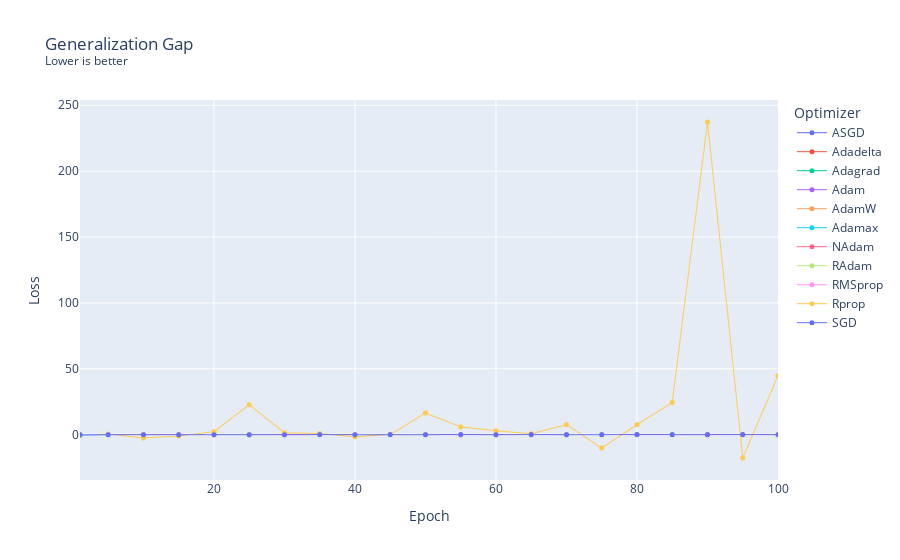

Notebook code cell kept with this figure:
### Code cell
plot_summary(
    summaries,
    "Generalization_Gap"
)

### Figure 1 — Plotly figure (JSON) as saved in the notebook; plotly's stock layout.template omitted (floating-point values rounded to 4 significant figures)
{"data": [{"connectgaps": true, "hovertemplate": "Optimizer=ASGD<br>Epoch=%{x}<br>Generalization_Gap=%{y}<extra></extra>", "legendgroup": "ASGD", "line": {"color": "#636efa", "dash": "solid", "width": 1}, "marker": {"size": 5, "symbol": "circle"}, "mode": "markers+lines", "name": "ASGD", "showlegend": true, "type": "scattergl", "x": [1, 2, 3, 4, 5, 6, 7, 8, 9, 10, 11, 12, 13, 14, 15, 16, 17, 18, 19, 20, 21, 22, 23, 24, 25, 26, 27, 28, 29, 30, 31, 32, 33, 34, 35, 36, 37, 38, 39, 40, 41, 42, 43, 44, 45, 46, 47, 48, 49, 50, 51, 52, 53, 54, 55, 56, 57, 58, 59, 60, 61, 62, 63, 64, 65, 66, 67, 68, 69, 70, 71, 72, 73, 74, 75, 76, 77, 78, 79, 80, 81, 82, 83, 84, 85, 86, 87, 88, 89, 90, 91, 92, 93, 94, 95, 96, 97, 98, 99, 100], "xaxis": "x", "y": [-0.01177, null, null, null, -0.007553, null, null, null, null, -0.01087, null, null, null, null, -0.03241, null, null, null, null, -0.01991, null, null, null, null, -0.05704, null, null, null, null, -0.04163, null, null, null, null, 0.04337, null, null, null, null, 0.02464, null, null, null, null, 0.05159, null, null, null, null, 0.07889, null, null, null, null, -0.01694, null, null, null, null, 0.01108, null, null, null, null, -0.003581, null, null, null, null, 0.01444, null, null, null, null, 0.05392, null, null, null, null, -0.00612, null, null, null, null, 0.006659, null, null, null, null, -0.02609, null, null, null, null, 0.0005241, null, null, null, null, 0.1553], "yaxis": "y"}, {"connectgaps": true, "hovertemplate": "Optimizer=Adadelta<br>Epoch=%{x}<br>Generalization_Gap=%{y}<extra></extra>", "legendgroup": "Adadelta", "line": {"color": "#EF553B", "dash": "solid", "width": 1}, "marker": {"size": 5, "symbol": "circle"}, "mode": "markers+lines", "name": "Adadelta", "showlegend": true, "type": "scattergl", "x": [1, 2, 3, 4, 5, 6, 7, 8, 9, 10, 11, 12, 13, 14, 15, 16, 17, 18, 19, 20, 21, 22, 23, 24, 25, 26, 27, 28, 29, 30, 31, 32, 33, 34, 35, 36, 37, 38, 39, 40, 41, 42, 43, 44, 45, 46, 47, 48, 49, 50, 51, 52, 53, 54, 55, 56, 57, 58, 59, 60, 61, 62, 63, 64, 65, 66, 67, 68, 69, 70, 71, 72, 73, 74, 75, 76, 77, 78, 79, 80, 81, 82, 83, 84, 85, 86, 87, 88, 89, 90, 91, 92, 93, 94, 95, 96, 97, 98, 99, 100], "xaxis": "x", "y": [0.01121, null, null, null, -0.007376, null, null, null, null, -8.788e-05, null, null, null, null, -0.005441, null, null, null, null, 0.0007618, null, null, null, null, 0.02177, null, null, null, null, 0.006411, null, null, null, null, -0.0009597, null, null, null, null, -0.004311, null, null, null, null, 0.01442, null, null, null, null, 0.008609, null, null, null, null, -0.03139, null, null, null, null, -0.01336, null, null, null, null, -0.03094, null, null, null, null, -0.002429, null, null, null, null, -0.004811, null, null, null, null, 0.03763, null, null, null, null, -0.01029, null, null, null, null, -0.03774, null, null, null, null, 0.02236, null, null, null, null, -0.00931], "yaxis": "y"}, {"connectgaps": true, "hovertemplate": "Optimizer=Adagrad<br>Epoch=%{x}<br>Generalization_Gap=%{y}<extra></extra>", "legendgroup": "Adagrad", "line": {"color": "#00cc96", "dash": "solid", "width": 1}, "marker": {"size": 5, "symbol": "circle"}, "mode": "markers+lines", "name": "Adagrad", "showlegend": true, "type": "scattergl", "x": [1, 2, 3, 4, 5, 6, 7, 8, 9, 10, 11, 12, 13, 14, 15, 16, 17, 18, 19, 20, 21, 22, 23, 24, 25, 26, 27, 28, 29, 30, 31, 32, 33, 34, 35, 36, 37, 38, 39, 40, 41, 42, 43, 44, 45, 46, 47, 48, 49, 50, 51, 52, 53, 54, 55, 56, 57, 58, 59, 60, 61, 62, 63, 64, 65, 66, 67, 68, 69, 70, 71, 72, 73, 74, 75, 76, 77, 78, 79, 80, 81, 82, 83, 84, 85, 86, 87, 88, 89, 90, 91, 92, 93, 94, 95, 96, 97, 98, 99, 100], "xaxis": "x", "y": [-0.3583, null, null, null, 0.1055, null, null, null, null, 0.1279, null, null, null, null, 0.04093, null, null, null, null, 0.1561, null, null, null, null, 0.115, null, null, null, null, 0.06165, null, null, null, null, 0.0153, null, null, null, null, 0.03437, null, null, null, null, 0.08077, null, null, null, null, 0.02662, null, null, null, null, 0.0607, null, null, null, null, 0.05172, null, null, null, null, 0.07373, null, null, null, null, 0.01381, null, null, null, null, 0.05426, null, null, null, null, -0.008646, null, null, null, null, 0.04185, null, null, null, null, 0.02582, null, null, null, null, -0.006452, null, null, null, null, 0.04789], "yaxis": "y"}, {"connectgaps": true, "hovertemplate": "Optimizer=Adam<br>Epoch=%{x}<br>Generalization_Gap=%{y}<extra></extra>", "legendgroup": "Adam", "line": {"color": "#ab63fa", "dash": "solid", "width": 1}, "marker": {"size": 5, "symbol": "circle"}, "mode": "markers+lines", "name": "Adam", "showlegend": true, "type": "scattergl", "x": [1, 2, 3, 4, 5, 6, 7, 8, 9, 10, 11, 12, 13, 14, 15, 16, 17, 18, 19, 20, 21, 22, 23, 24, 25, 26, 27, 28, 29, 30, 31, 32, 33, 34, 35, 36, 37, 38, 39, 40, 41, 42, 43, 44, 45, 46, 47, 48, 49, 50, 51, 52, 53, 54, 55, 56, 57, 58, 59, 60, 61, 62, 63, 64, 65, 66, 67, 68, 69, 70, 71, 72, 73, 74, 75, 76, 77, 78, 79, 80, 81, 82, 83, 84, 85, 86, 87, 88, 89, 90, 91, 92, 93, 94, 95, 96, 97, 98, 99, 100], "xaxis": "x", "y": [-0.3558, null, null, null, 0.1513, null, null, null, null, 0.03909, null, null, null, null, 0.0661, null, null, null, null, 0.07726, null, null, null, null, 0.0704, null, null, null, null, 0.07647, null, null, null, null, 0.05933, null, null, null, null, 0.009837, null, null, null, null, 0.008666, null, null, null, null, 0.08489, null, null, null, null, 0.0689, null, null, null, null, 0.08433, null, null, null, null, 0.07703, null, null, null, null, 0.1207, null, null, null, null, 0.07344, null, null, null, null, 0.04938, null, null, null, null, 0.09763, null, null, null, null, 0.1145, null, null, null, null, 0.05802, null, null, null, null, 0.1556], "yaxis": "y"}, {"connectgaps": true, "hovertemplate": "Optimizer=AdamW<br>Epoch=%{x}<br>Generalization_Gap=%{y}<extra></extra>", "legendgroup": "AdamW", "line": {"color": "#FFA15A", "dash": "solid", "width": 1}, "marker": {"size": 5, "symbol": "circle"}, "mode": "markers+lines", "name": "AdamW", "showlegend": true, "type": "scattergl", "x": [1, 2, 3, 4, 5, 6, 7, 8, 9, 10, 11, 12, 13, 14, 15, 16, 17, 18, 19, 20, 21, 22, 23, 24, 25, 26, 27, 28, 29, 30, 31, 32, 33, 34, 35, 36, 37, 38, 39, 40, 41, 42, 43, 44, 45, 46, 47, 48, 49, 50, 51, 52, 53, 54, 55, 56, 57, 58, 59, 60, 61, 62, 63, 64, 65, 66, 67, 68, 69, 70, 71, 72, 73, 74, 75, 76, 77, 78, 79, 80, 81, 82, 83, 84, 85, 86, 87, 88, 89, 90, 91, 92, 93, 94, 95, 96, 97, 98, 99, 100], "xaxis": "x", "y": [-0.2785, null, null, null, 0.06521, null, null, null, null, 0.0885, null, null, null, null, 0.1234, null, null, null, null, 0.1277, null, null, null, null, -0.003754, null, null, null, null, 0.07015, null, null, null, null, 0.1545, null, null, null, null, 0.07971, null, null, null, null, 0.1567, null, null, null, null, 0.1132, null, null, null, null, 0.05838, null, null, null, null, 0.1057, null, null, null, null, 0.05208, null, null, null, null, 0.06827, null, null, null, null, 0.08391, null, null, null, null, 0.05621, null, null, null, null, 0.02264, null, null, null, null, 0.141, null, null, null, null, 0.1527, null, null, null, null, 0.151], "yaxis": "y"}, {"connectgaps": true, "hovertemplate": "Optimizer=Adamax<br>Epoch=%{x}<br>Generalization_Gap=%{y}<extra></extra>", "legendgroup": "Adamax", "line": {"color": "#19d3f3", "dash": "solid", "width": 1}, "marker": {"size": 5, "symbol": "circle"}, "mode": "markers+lines", "name": "Adamax", "showlegend": true, "type": "scattergl", "x": [1, 2, 3, 4, 5, 6, 7, 8, 9, 10, 11, 12, 13, 14, 15, 16, 17, 18, 19, 20, 21, 22, 23, 24, 25, 26, 27, 28, 29, 30, 31, 32, 33, 34, 35, 36, 37, 38, 39, 40, 41, 42, 43, 44, 45, 46, 47, 48, 49, 50, 51, 52, 53, 54, 55, 56, 57, 58, 59, 60, 61, 62, 63, 64, 65, 66, 67, 68, 69, 70, 71, 72, 73, 74, 75, 76, 77, 78, 79, 80, 81, 82, 83, 84, 85, 86, 87, 88, 89, 90, 91, 92, 93, 94, 95, 96, 97, 98, 99, 100], "xaxis": "x", "y": [-0.6069, null, null, null, -0.01172, null, null, null, null, 0.01691, null, null, null, null, 0.03708, null, null, null, null, 0.05325, null, null, null, null, 0.05328, null, null, null, null, 0.01383, null, null, null, null, -0.01788, null, null, null, null, -0.01175, null, null, null, null, 0.03681, null, null, null, null, 0.08168, null, null, null, null, 0.06294, null, null, null, null, 0.0174, null, null, null, null, 0.07424, null, null, null, null, 0.02247, null, null, null, null, 0.03044, null, null, null, null, 0.01882, null, null, null, null, 0.04567, null, null, null, null, 0.04279, null, null, null, null, 0.03995, null, null, null, null, 0.05449], "yaxis": "y"}, {"connectgaps": true, "hovertemplate": "Optimizer=NAdam<br>Epoch=%{x}<br>Generalization_Gap=%{y}<extra></extra>", "legendgroup": "NAdam", "line": {"color": "#FF6692", "dash": "solid", "width": 1}, "marker": {"size": 5, "symbol": "circle"}, "mode": "markers+lines", "name": "NAdam", "showlegend": true, "type": "scattergl", "x": [1, 2, 3, 4, 5, 6, 7, 8, 9, 10, 11, 12, 13, 14, 15, 16, 17, 18, 19, 20, 21, 22, 23, 24, 25, 26, 27, 28, 29, 30, 31, 32, 33, 34, 35, 36, 37, 38, 39, 40, 41, 42, 43, 44, 45, 46, 47, 48, 49, 50, 51, 52, 53, 54, 55, 56, 57, 58, 59, 60, 61, 62, 63, 64, 65, 66, 67, 68, 69, 70, 71, 72, 73, 74, 75, 76, 77, 78, 79, 80, 81, 82, 83, 84, 85, 86, 87, 88, 89, 90, 91, 92, 93, 94, 95, 96, 97, 98, 99, 100], "xaxis": "x", "y": [-0.2481, null, null, null, 0.1635, null, null, null, null, 0.2029, null, null, null, null, 0.1626, null, null, null, null, 0.175, null, null, null, null, 0.1515, null, null, null, null, 0.1565, null, null, null, null, 0.1525, null, null, null, null, 0.1329, null, null, null, null, 0.1375, null, null, null, null, 0.1275, null, null, null, null, 0.1677, null, null, null, null, 0.1352, null, null, null, null, 0.1524, null, null, null, null, 0.1351, null, null, null, null, 0.1009, null, null, null, null, 0.1411, null, null, null, null, 0.1602, null, null, null, null, 0.1517, null, null, null, null, 0.1144, null, null, null, null, 0.1508], "yaxis": "y"}, {"connectgaps": true, "hovertemplate": "Optimizer=RAdam<br>Epoch=%{x}<br>Generalization_Gap=%{y}<extra></extra>", "legendgroup": "RAdam", "line": {"color": "#B6E880", "dash": "solid", "width": 1}, "marker": {"size": 5, "symbol": "circle"}, "mode": "markers+lines", "name": "RAdam", "showlegend": true, "type": "scattergl", "x": [1, 2, 3, 4, 5, 6, 7, 8, 9, 10, 11, 12, 13, 14, 15, 16, 17, 18, 19, 20, 21, 22, 23, 24, 25, 26, 27, 28, 29, 30, 31, 32, 33, 34, 35, 36, 37, 38, 39, 40, 41, 42, 43, 44, 45, 46, 47, 48, 49, 50, 51, 52, 53, 54, 55, 56, 57, 58, 59, 60, 61, 62, 63, 64, 65, 66, 67, 68, 69, 70, 71, 72, 73, 74, 75, 76, 77, 78, 79, 80, 81, 82, 83, 84, 85, 86, 87, 88, 89, 90, 91, 92, 93, 94, 95, 96, 97, 98, 99, 100], "xaxis": "x", "y": [-0.2348, null, null, null, 0.1043, null, null, null, null, 0.1057, null, null, null, null, 0.07249, null, null, null, null, 0.1446, null, null, null, null, 0.1368, null, null, null, null, 0.02014, null, null, null, null, 0.06472, null, null, null, null, 0.04841, null, null, null, null, 0.06698, null, null, null, null, 0.07392, null, null, null, null, 0.1011, null, null, null, null, 0.08504, null, null, null, null, 0.1527, null, null, null, null, 0.08784, null, null, null, null, 0.1133, null, null, null, null, 0.05703, null, null, null, null, 0.1459, null, null, null, null, 0.0352, null, null, null, null, 0.05131, null, null, null, null, 0.07465], "yaxis": "y"}, {"connectgaps": true, "hovertemplate": "Optimizer=RMSprop<br>Epoch=%{x}<br>Generalization_Gap=%{y}<extra></extra>", "legendgroup": "RMSprop", "line": {"color": "#FF97FF", "dash": "solid", "width": 1}, "marker": {"size": 5, "symbol": "circle"}, "mode": "markers+lines", "name": "RMSprop", "showlegend": true, "type": "scattergl", "x": [1, 2, 3, 4, 5, 6, 7, 8, 9, 10, 11, 12, 13, 14, 15, 16, 17, 18, 19, 20, 21, 22, 23, 24, 25, 26, 27, 28, 29, 30, 31, 32, 33, 34, 35, 36, 37, 38, 39, 40, 41, 42, 43, 44, 45, 46, 47, 48, 49, 50, 51, 52, 53, 54, 55, 56, 57, 58, 59, 60, 61, 62, 63, 64, 65, 66, 67, 68, 69, 70, 71, 72, 73, 74, 75, 76, 77, 78, 79, 80, 81, 82, 83, 84, 85, 86, 87, 88, 89, 90, 91, 92, 93, 94, 95, 96, 97, 98, 99, 100], "xaxis": "x", "y": [-0.3547, null, null, null, 0.005838, null, null, null, null, 0.002005, null, null, null, null, 0.004961, null, null, null, null, 0.004408, null, null, null, null, 0.01369, null, null, null, null, 0.003902, null, null, null, null, 0.002827, null, null, null, null, 2.435e-05, null, null, null, null, 0.006033, null, null, null, null, 0.005473, null, null, null, null, 0.003988, null, null, null, null, 0.008841, null, null, null, null, 0.005701, null, null, null, null, 0.003295, null, null, null, null, 0.003652, null, null, null, null, 0.007461, null, null, null, null, 0.006589, null, null, null, null, -0.0007865, null, null, null, null, 0.007194, null, null, null, null, 0.006807], "yaxis": "y"}, {"connectgaps": true, "hovertemplate": "Optimizer=Rprop<br>Epoch=%{x}<br>Generalization_Gap=%{y}<extra></extra>", "legendgroup": "Rprop", "line": {"color": "#FECB52", "dash": "solid", "width": 1}, "marker": {"size": 5, "symbol": "circle"}, "mode": "markers+lines", "name": "Rprop", "showlegend": true, "type": "scattergl", "x": [1, 2, 3, 4, 5, 6, 7, 8, 9, 10, 11, 12, 13, 14, 15, 16, 17, 18, 19, 20, 21, 22, 23, 24, 25, 26, 27, 28, 29, 30, 31, 32, 33, 34, 35, 36, 37, 38, 39, 40, 41, 42, 43, 44, 45, 46, 47, 48, 49, 50, 51, 52, 53, 54, 55, 56, 57, 58, 59, 60, 61, 62, 63, 64, 65, 66, 67, 68, 69, 70, 71, 72, 73, 74, 75, 76, 77, 78, 79, 80, 81, 82, 83, 84, 85, 86, 87, 88, 89, 90, 91, 92, 93, 94, 95, 96, 97, 98, 99, 100], "xaxis": "x", "y": [-0.3808, null, null, null, 0.4498, null, null, null, null, -2.455, null, null, null, null, -1.044, null, null, null, null, 2.313, null, null, null, null, 22.76, null, null, null, null, 1.491, null, null, null, null, 0.8757, null, null, null, null, -1.613, null, null, null, null, 0.09873, null, null, null, null, 16.48, null, null, null, null, 5.994, null, null, null, null, 3.011, null, null, null, null, 0.7531, null, null, null, null, 7.663, null, null, null, null, -10.14, null, null, null, null, 7.629, null, null, null, null, 24.52, null, null, null, null, 237.2, null, null, null, null, -17.56, null, null, null, null, 44.86], "yaxis": "y"}, {"connectgaps": true, "hovertemplate": "Optimizer=SGD<br>Epoch=%{x}<br>Generalization_Gap=%{y}<extra></extra>", "legendgroup": "SGD", "line": {"color": "#636efa", "dash": "solid", "width": 1}, "marker": {"size": 5, "symbol": "circle"}, "mode": "markers+lines", "name": "SGD", "showlegend": true, "type": "scattergl", "x": [1, 2, 3, 4, 5, 6, 7, 8, 9, 10, 11, 12, 13, 14, 15, 16, 17, 18, 19, 20, 21, 22, 23, 24, 25, 26, 27, 28, 29, 30, 31, 32, 33, 34, 35, 36, 37, 38, 39, 40, 41, 42, 43, 44, 45, 46, 47, 48, 49, 50, 51, 52, 53, 54, 55, 56, 57, 58, 59, 60, 61, 62, 63, 64, 65, 66, 67, 68, 69, 70, 71, 72, 73, 74, 75, 76, 77, 78, 79, 80, 81, 82, 83, 84, 85, 86, 87, 88, 89, 90, 91, 92, 93, 94, 95, 96, 97, 98, 99, 100], "xaxis": "x", "y": [-0.01503, null, null, null, -0.004661, null, null, null, null, -0.037, null, null, null, null, -0.05142, null, null, null, null, -0.0159, null, null, null, null, -0.04367, null, null, null, null, -0.02991, null, null, null, null, 0.06216, null, null, null, null, -0.01285, null, null, null, null, 0.04346, null, null, null, null, -0.00266, null, null, null, null, 0.09955, null, null, null, null, -0.02726, null, null, null, null, 0.08596, null, null, null, null, -0.01358, null, null, null, null, 0.04004, null, null, null, null, 0.06046, null, null, null, null, 0.03895, null, null, null, null, 0.03827, null, null, null, null, 0.08029, null, null, null, null, 0.01955], "yaxis": "y"}], "layout": {"legend": {"title": {"text": "Optimizer"}, "tracegroupgap": 0}, "title": {"text": "Generalization Gap<br><sup>Lower is better</sup>"}, "xaxis": {"anchor": "y", "domain": [0, 1], "range": [1, 100], "title": {"text": "Epoch"}}, "yaxis": {"anchor": "x", "domain": [0, 1], "title": {"text": "Loss"}}}}
